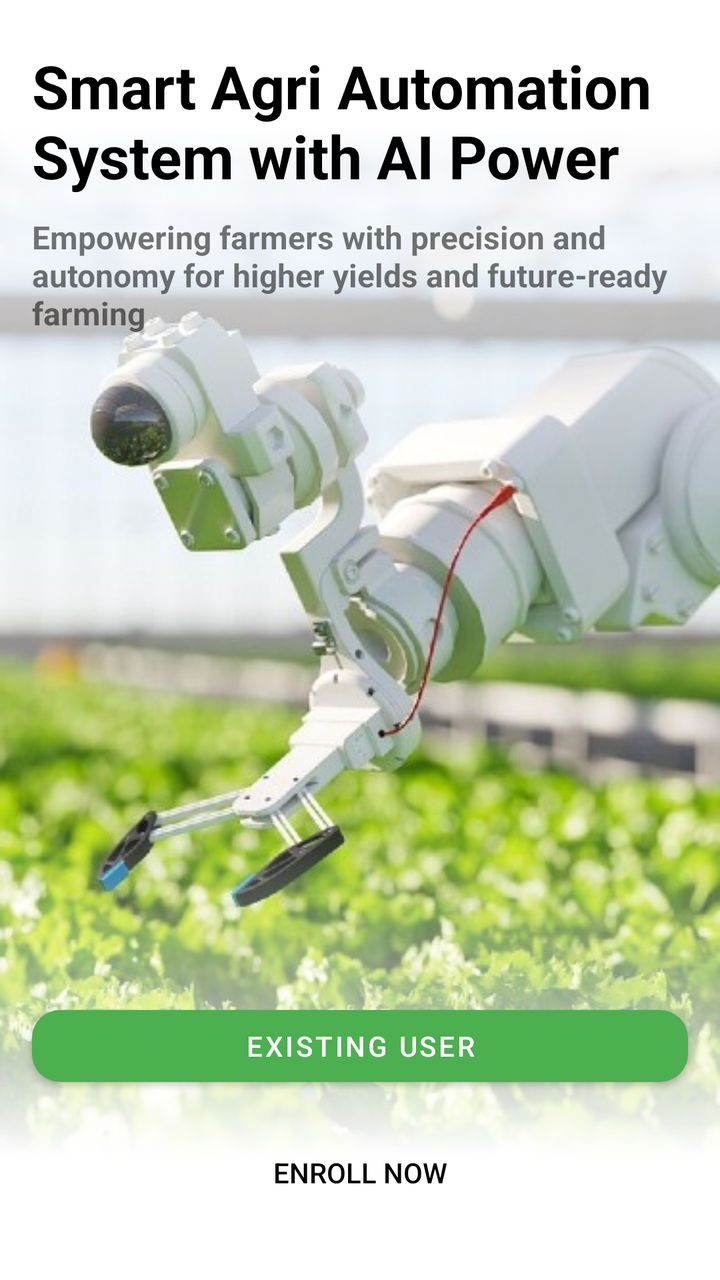
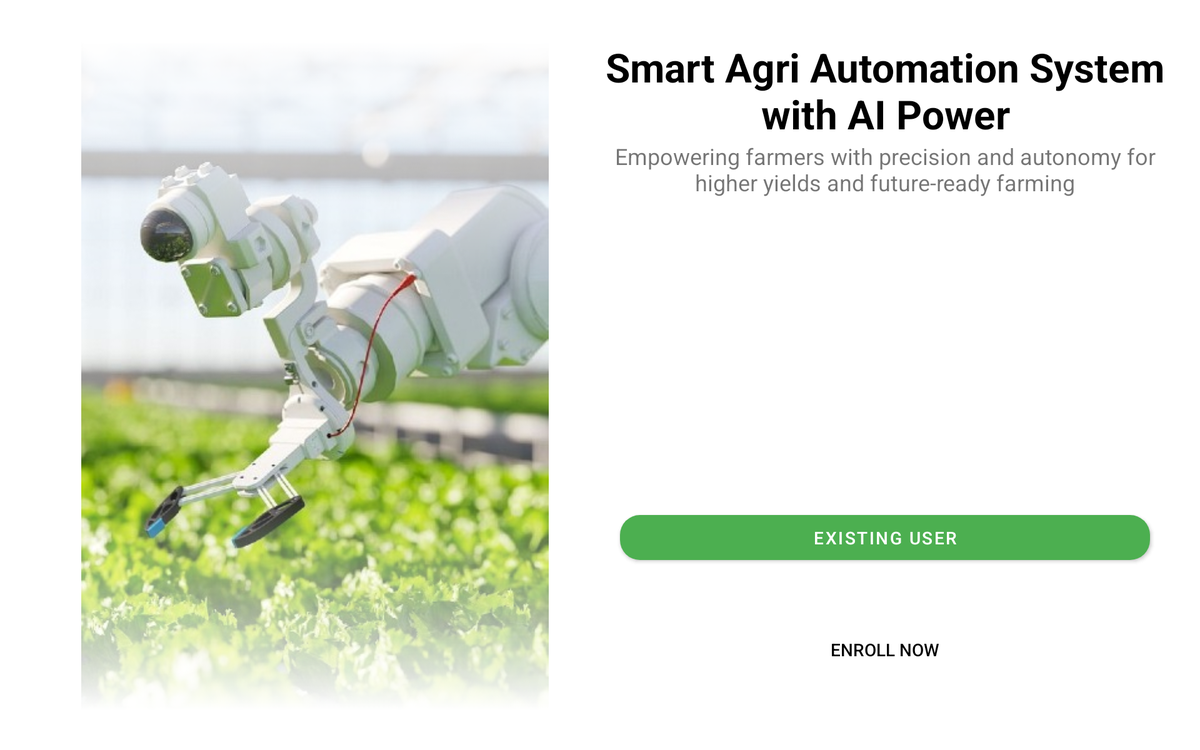

The same Android screen from two of the app's own layout files: first res/layout/ as a phone draws it, then the repository's variant for another configuration, drawn on a device whose configuration selects that folder. Both files follow.
<!-- AndroidManifest.xml: application theme Theme.AgriBotz -->
<!-- res/layout/fragment_starter.xml -->
<?xml version="1.0" encoding="utf-8"?>
<layout xmlns:android="http://schemas.android.com/apk/res/android"
    xmlns:app="http://schemas.android.com/apk/res-auto">

    <data>

    </data>

    <androidx.constraintlayout.widget.ConstraintLayout
        android:layout_width="match_parent"
        android:layout_height="match_parent">

        <ImageView
            android:id="@+id/imageView"
            android:layout_width="0dp"
            android:layout_height="0dp"
            android:layout_marginTop="32dp"
            android:layout_marginBottom="32dp"
            android:importantForAccessibility="no"
            android:src="@drawable/starter"
            app:layout_constraintBottom_toBottomOf="parent"
            app:layout_constraintEnd_toEndOf="parent"
            app:layout_constraintStart_toStartOf="parent"
            app:layout_constraintTop_toTopOf="parent"
            app:layout_constraintVertical_bias="1.0" />

        <TextView
            android:id="@+id/header_textView"
            android:layout_width="0dp"
            android:layout_height="wrap_content"
            android:layout_marginStart="16dp"
            android:layout_marginEnd="16dp"
            android:text="@string/Landing_Page_Title"
            android:textColor="@color/colorOnSecondary"
            android:textSize="30sp"
            android:textStyle="bold"
            app:layout_constraintBottom_toBottomOf="parent"
            app:layout_constraintEnd_toEndOf="parent"
            app:layout_constraintHorizontal_bias="0.0"
            app:layout_constraintStart_toStartOf="parent"
            app:layout_constraintTop_toTopOf="parent"
            app:layout_constraintVertical_bias="0.04" />

        <TextView
            android:id="@+id/subHeader_textView"
            android:layout_width="0dp"
            android:layout_height="wrap_content"
            android:layout_marginStart="16dp"
            android:layout_marginEnd="16dp"
            android:text="@string/Landing_Page_Subtitle"
            android:textSize="16sp"
            android:textStyle="bold"
            app:layout_constraintBottom_toBottomOf="parent"
            app:layout_constraintEnd_toEndOf="parent"
            app:layout_constraintStart_toStartOf="parent"
            app:layout_constraintTop_toBottomOf="@+id/header_textView"
            app:layout_constraintVertical_bias="0.02" />

        <Button
            android:id="@+id/existing_user_button"
            style="@style/WideButton"
            android:text="@string/Existing_User"
            app:cornerRadius="14dp"
            app:layout_constraintBottom_toTopOf="@+id/enroll_button"
            app:layout_constraintEnd_toEndOf="parent"
            app:layout_constraintHorizontal_bias="0.0"
            app:layout_constraintStart_toStartOf="parent"
            app:layout_constraintTop_toTopOf="parent"
            app:layout_constraintVertical_bias="0.97" />

        <Button
            android:id="@+id/enroll_button"
            style="@style/Widget.AppCompat.Button.Borderless.Colored"
            android:layout_width="0dp"
            android:layout_height="wrap_content"
            android:layout_marginStart="16dp"
            android:layout_marginEnd="16dp"
            android:text="@string/Enroll_Now"
            android:textColor="@color/colorOnSecondary"
            app:cornerRadius="14dp"
            app:layout_constraintBottom_toBottomOf="parent"
            app:layout_constraintEnd_toEndOf="parent"
            app:layout_constraintStart_toStartOf="parent"
            app:layout_constraintTop_toTopOf="parent"
            app:layout_constraintVertical_bias="0.95" />

    </androidx.constraintlayout.widget.ConstraintLayout>
</layout>
<!-- resources referenced by this layout -->
<resources>
  <color name="colorOnSecondary">#000000</color>
  <!-- drawable starter: png bitmap (drawable-nodpi, 285379 bytes) -->
  <string name="Enroll_Now">Enroll Now</string>
  <string name="Existing_User">Existing User</string>
  <string name="Landing_Page_Subtitle">Empowering farmers with precision and autonomy for higher yields and future-ready farming</string>
  <string name="Landing_Page_Title">Smart Agri Automation System with AI Power</string>
  <style name="WideButton">
          <item name="android:layout_width">0dp</item>
          <item name="android:layout_height">wrap_content</item>
          <item name="android:layout_marginStart">16dp</item>
          <item name="android:layout_marginEnd">16dp</item>
      </style>
  <style name="Theme.AgriBotz" parent="Theme.MaterialComponents.DayNight.DarkActionBar">
          
          <item name="colorPrimary">@color/colorPrimary</item>
          <item name="colorPrimaryVariant">@color/colorPrimaryVariant</item>
          <item name="colorOnPrimary">@color/colorOnPrimary</item>
          
          <item name="colorSecondary">@color/colorSecondary</item>
          <item name="colorSecondaryVariant">@color/colorSecondaryVariant</item>
          <item name="colorOnSecondary">@color/colorOnSecondary</item>
          
          <item name="android:colorBackground">@color/colorBackground</item>
          <item name="colorSurface">@color/colorSurface</item>
          <item name="colorOnBackground">@color/colorOnBackground</item>
          <item name="colorOnSurface">@color/colorOnSurface</item>
          <item name="colorError">@color/colorError</item>
          
          <item name="android:statusBarColor">?attr/colorPrimaryVariant</item>
          
      </style>
  <color name="colorPrimary">#4CAF50</color>
  <color name="colorPrimaryVariant">#388E3C</color>
  <color name="colorOnPrimary">#FFFFFF</color>
  <color name="colorSecondary">#FFC107</color>
  <color name="colorSecondaryVariant">#FFA000</color>
  <color name="colorBackground">#FFFFFF</color>
  <color name="colorSurface">#F5F5F5</color>
  <color name="colorOnBackground">#212121</color>
  <color name="colorOnSurface">#212121</color>
  <color name="colorError">#D32F2F</color>
</resources>
<!-- res/layout-sw600dp-land/fragment_starter.xml (the repository's variant of the layout above) -->
<!-- drawn on a 7-inch tablet turned sideways -->
<?xml version="1.0" encoding="utf-8"?>
<layout xmlns:android="http://schemas.android.com/apk/res/android"
    xmlns:app="http://schemas.android.com/apk/res-auto">

    <data>
        
    </data>

    <androidx.constraintlayout.widget.ConstraintLayout
        android:layout_width="match_parent"
        android:layout_height="match_parent"
        android:paddingStart="24dp"
        android:paddingEnd="24dp"
        android:paddingTop="32dp"
        android:paddingBottom="32dp">

        
        <ImageView
            android:id="@+id/imageView"
            android:layout_width="0dp"
            android:layout_height="0dp"
            android:contentDescription="@null"
            android:importantForAccessibility="no"
            android:src="@drawable/starter"
            app:layout_constraintBottom_toBottomOf="parent"
            app:layout_constraintEnd_toEndOf="parent"
            app:layout_constraintHorizontal_bias="0.0"
            app:layout_constraintStart_toStartOf="parent"
            app:layout_constraintTop_toTopOf="parent"
            app:layout_constraintWidth_percent="0.5" />

        
        <androidx.constraintlayout.widget.ConstraintLayout
            android:id="@+id/contentLayout"
            android:layout_width="0dp"
            android:layout_height="0dp"
            app:layout_constraintBottom_toBottomOf="parent"
            app:layout_constraintEnd_toEndOf="parent"
            app:layout_constraintStart_toEndOf="@id/imageView"
            app:layout_constraintTop_toTopOf="parent"
            app:layout_constraintWidth_percent="0.5">

            <TextView
                android:id="@+id/header_textView"
                android:layout_width="0dp"
                android:layout_height="wrap_content"
                android:layout_marginBottom="24dp"
                android:gravity="center"
                android:text="@string/Landing_Page_Title"
                android:textColor="@color/colorOnSecondary"
                android:textSize="32sp"
                android:textStyle="bold"
                app:layout_constraintEnd_toEndOf="parent"
                app:layout_constraintStart_toStartOf="parent"
                app:layout_constraintTop_toTopOf="parent" />

            <TextView
                android:id="@+id/subHeader_textView"
                android:layout_width="0dp"
                android:layout_height="wrap_content"
                android:layout_marginBottom="32dp"
                android:gravity="center"
                android:text="@string/Landing_Page_Subtitle"
                android:textSize="18sp"
                app:layout_constraintEnd_toEndOf="parent"
                app:layout_constraintStart_toStartOf="parent"
                app:layout_constraintTop_toBottomOf="@id/header_textView" />

            <Button
                android:id="@+id/existing_user_button"
                style="@style/WideButton"
                android:layout_width="0dp"
                android:layout_height="wrap_content"
                android:text="@string/Existing_User"
                app:cornerRadius="16dp"
                app:layout_constraintBottom_toTopOf="@+id/enroll_button"
                app:layout_constraintEnd_toEndOf="parent"
                app:layout_constraintStart_toStartOf="parent"
                app:layout_constraintTop_toTopOf="parent"
                app:layout_constraintVertical_bias="0.9" />

            <Button
                android:id="@+id/enroll_button"
                style="@style/Widget.AppCompat.Button.Borderless.Colored"
                android:layout_width="0dp"
                android:layout_height="wrap_content"
                android:text="@string/Enroll_Now"
                android:textColor="@color/colorOnSecondary"
                app:cornerRadius="16dp"
                app:layout_constraintBottom_toBottomOf="parent"
                app:layout_constraintEnd_toEndOf="parent"
                app:layout_constraintStart_toStartOf="parent"
                app:layout_constraintTop_toTopOf="parent"
                app:layout_constraintVertical_bias="0.95" />

        </androidx.constraintlayout.widget.ConstraintLayout>
    </androidx.constraintlayout.widget.ConstraintLayout>
</layout>
